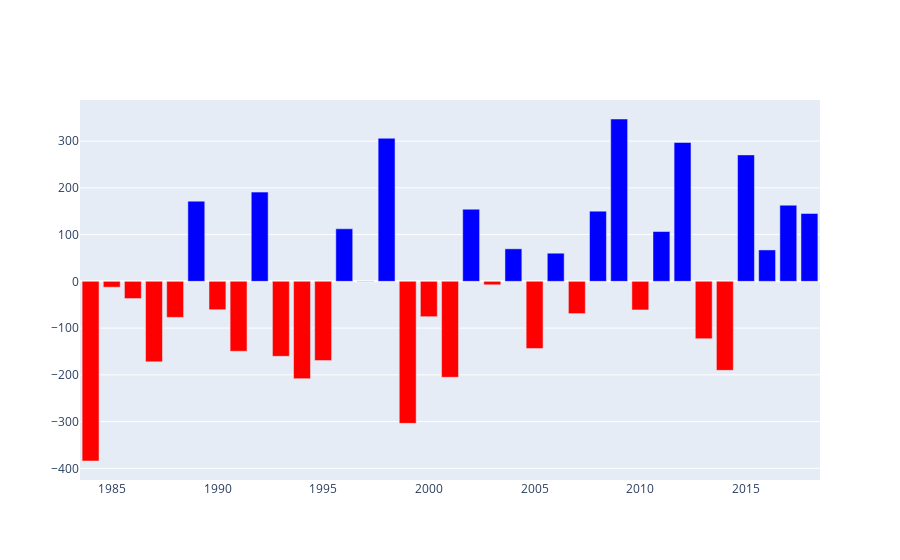

Notebook code for this chart:
### Code cell
anom["Color"] = np.where(sac['Rain']<717.43, 'red', 'blue')

fig = go.Figure()
fig.add_trace(
    go.Bar(name='Rain',
           x=anom.index,
           y=anom['Rain'],
           marker_color=anom['Color']))
fig.update_layout(barmode='stack')
fig.show()

### Figure 1 — Plotly figure (JSON) as saved in the notebook; plotly's stock layout.template omitted (floating-point values rounded to 4 significant figures)
{"data": [{"marker": {"color": ["red", "red", "red", "red", "red", "blue", "red", "red", "blue", "red", "red", "red", "blue", "red", "blue", "red", "red", "red", "blue", "red", "blue", "red", "blue", "red", "blue", "blue", "red", "blue", "blue", "red", "red", "blue", "blue", "blue", "blue"]}, "name": "Rain", "type": "bar", "x": ["1983-12-31T00:00:00", "1984-12-31T00:00:00", "1985-12-31T00:00:00", "1986-12-31T00:00:00", "1987-12-31T00:00:00", "1988-12-31T00:00:00", "1989-12-31T00:00:00", "1990-12-31T00:00:00", "1991-12-31T00:00:00", "1992-12-31T00:00:00", "1993-12-31T00:00:00", "1994-12-31T00:00:00", "1995-12-31T00:00:00", "1996-12-31T00:00:00", "1997-12-31T00:00:00", "1998-12-31T00:00:00", "1999-12-31T00:00:00", "2000-12-31T00:00:00", "2001-12-31T00:00:00", "2002-12-31T00:00:00", "2003-12-31T00:00:00", "2004-12-31T00:00:00", "2005-12-31T00:00:00", "2006-12-31T00:00:00", "2007-12-31T00:00:00", "2008-12-31T00:00:00", "2009-12-31T00:00:00", "2010-12-31T00:00:00", "2011-12-31T00:00:00", "2012-12-31T00:00:00", "2013-12-31T00:00:00", "2014-12-31T00:00:00", "2015-12-31T00:00:00", "2016-12-31T00:00:00", "2017-12-31T00:00:00"], "y": [-384.3, -12.53, -36.83, -172.2, -77.13, 171.5, -60.73, -149.5, 190.9, -160.4, -208.1, -169.5, 112.4, -0.8314, 306.1, -303.8, -75.63, -205.2, 154.3, -7.431, 69.57, -143.6, 60.17, -69.03, 150.2, 347.3, -61.23, 106.6, 297.0, -122.7, -190.4, 270.5, 67.17, 162.9, 145.2]}], "layout": {"barmode": "stack"}}
